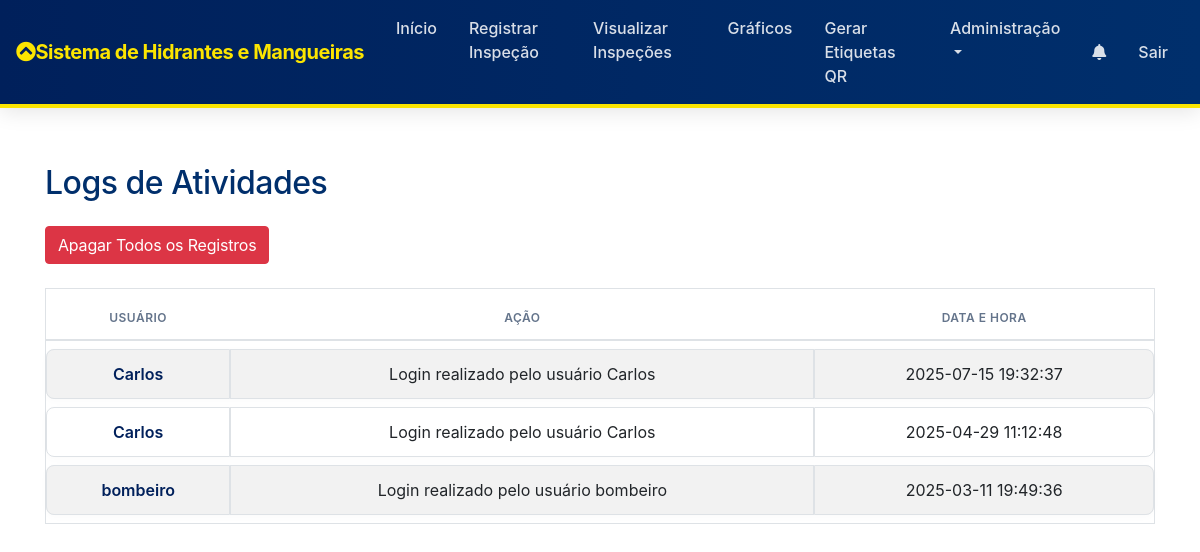
/logs.php (signed in), run on an earlier commit of the app's database.
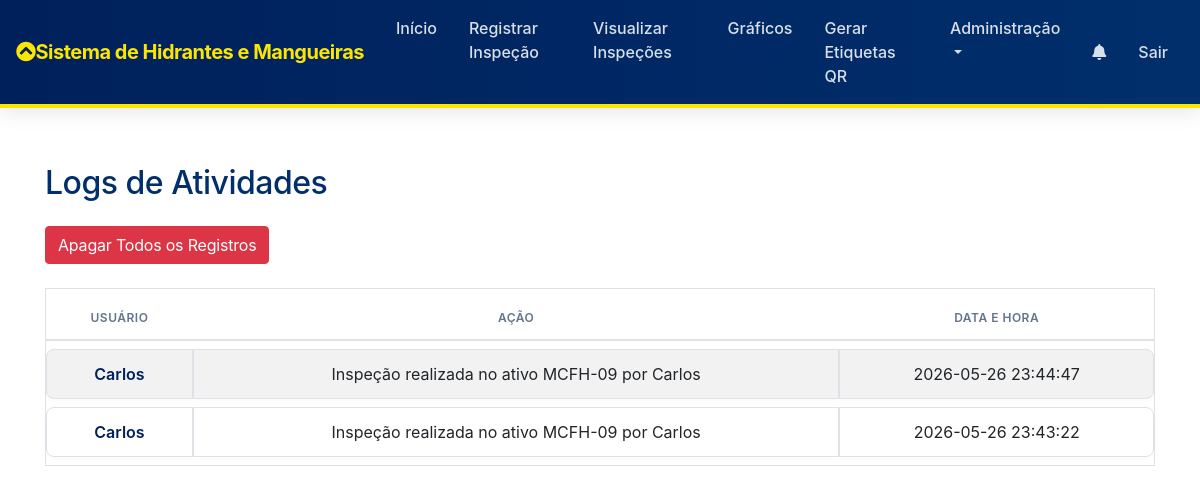
And on a later commit of the database.
### tables this page shows
CREATE TABLE `logs` (
  `id_log` int(11) NOT NULL,
  `usuario` varchar(100) NOT NULL,
  `acao` text NOT NULL,
  `data_hora` timestamp NULL DEFAULT CURRENT_TIMESTAMP
);

### logs.php (the view, shortened to what this page needs)
<?php
include 'config/db_conexao.php';
$query = "SELECT * FROM logs ORDER BY data_hora DESC";
$result = $conn->query($query);
?>
<!DOCTYPE html>
<html lang="pt-BR">
<head>
    <link rel="stylesheet" href="css/style.css">
    <link rel="stylesheet" href="https://maxcdn.bootstrapcdn.com/bootstrap/4.0.0/css/bootstrap.min.css">
</head>
<body>
    <?php include 'navbar.php'; ?>
    <div class="container">
        <h2 class="my-4">Logs de Atividades</h2>
        <form method="POST" action="logs.php" onsubmit="return confirm('Tem certeza de que deseja apagar todos os registros de log? Esta ação não pode ser desfeita.');">
            <button type="submit" name="apagar_todos" class="btn btn-danger mb-4">Apagar Todos os Registros</button>
        </form>
        <table class="table table-bordered table-striped">
            <thead>
                <tr>
                    <th>Usuário</th>
                    <th>Ação</th>
                    <th>Data e Hora</th>
                </tr>
            </thead>
            <tbody>
                <?php while ($row = $result->fetch_assoc()): ?>
                <tr>
                    <td><?php echo $row['usuario']; ?></td>
                    <td><?php echo $row['acao']; ?></td>
                    <td><?php echo $row['data_hora']; ?></td>
                </tr>
                <?php endwhile; ?>
            </tbody>
        </table>
    </div>
</body>
</html>

### navbar.php (shortened to what this page needs)
<link rel="stylesheet" href="https://cdnjs.cloudflare.com/ajax/libs/font-awesome/5.15.4/css/all.min.css">
<nav class="navbar navbar-expand-lg navbar-dark bg-primary">
    <a class="navbar-brand" href="index.php">Sistema de Hidrantes e Mangueiras</a>
    <div class="collapse navbar-collapse" id="navbarNav">
        <ul class="navbar-nav mr-auto">
            <li class="nav-item">
                <a class="nav-link" href="index.php">Início</a>
            </li>
            <li class="nav-item">
                <a class="nav-link" href="inspecao.php">Registrar Inspeção</a>
            </li>
            <li class="nav-item">
                <a class="nav-link" href="gerenciar_inspecoes.php">Visualizar Inspeções</a>
            </li>
            <li class="nav-item">
                <a class="nav-link" href="dashboard.php">Gráficos</a>
            </li>
            <li class="nav-item">
                <a class="nav-link" href="gerar_etiquetas.php">Gerar Etiquetas QR</a>
            </li>
            <li class="nav-item dropdown">
                <a class="nav-link dropdown-toggle" href="#" id="navbarDropdownAdmin" role="button" data-toggle="dropdown" aria-haspopup="true" aria-expanded="false">
                    Administração
                </a>
            </li>
        </ul>
        <ul class="navbar-nav ml-auto">
            <li class="nav-item dropdown">
                <a class="nav-link" href="#" id="navbarDropdownNotif" role="button" data-toggle="dropdown" aria-haspopup="true" aria-expanded="false" title="Notificações">
                    <i class="fas fa-bell"></i>
                </a>
            </li>
            <li class="nav-item">
                <a class="nav-link" href="sair.php">Sair</a>
            </li>
        </ul>
    </div>
</nav>

### css/style.css (style rules this page uses)
:root { --primary: #0056b3; --primary-hover: #003d80; --primary-light: rgba(0, 86, 179, 0.1); --dark-bg: #00205b; --navy-light: #002f6c; --navy-accent: #004b93; --accent: #fce500; --accent-hover: #e0cb00; --accent-light: rgba(252, 229, 0, 0.15); --light-bg: #f4f6f9; --white: #ffffff; --text-dark: #1e293b; --text-muted: #64748b; --success: #2a9d8f; --success-light: rgba(42, 157, 143, 0.1); --warning: #ffb703; --warning-light: rgba(255, 183, 3, 0.15); --danger: #e63946; --danger-light: rgba(230, 57, 70, 0.15); --border-radius-sm: 8px; --border-radius-md: 12px; --border-radius-lg: 20px; --shadow-soft: 0 8px 30px rgba(0, 0, 0, 0.04); --shadow-medium: 0 12px 40px rgba(11, 19, 43, 0.08); --transition-smooth: all 0.3s cubic-bezier(0.4, 0, 0.2, 1); }
body { font-family: 'Outfit', sans-serif; background-color: var(--light-bg); color: var(--text-dark); line-height: 1.6; font-size: 0.95rem; -webkit-font-smoothing: antialiased; }
.navbar { background: linear-gradient(90deg, var(--dark-bg), var(--navy-light)) !important; border-bottom: 4px solid var(--accent) !important; padding: 0.8rem 1.5rem; box-shadow: 0 4px 20px rgba(0, 0, 0, 0.1); }
.navbar-brand { font-weight: 700; font-size: 1.35rem; color: var(--accent) !important; letter-spacing: -0.5px; display: flex; align-items: center; gap: 10px; }
.navbar-brand::before { content: "\f139"; font-family: "Font Awesome 5 Free"; font-weight: 900; color: var(--accent); }
.nav-link { color: rgba(255, 255, 255, 0.85) !important; font-weight: 500; padding: 0.5rem 1rem !important; border-radius: var(--border-radius-sm); transition: var(--transition-smooth); }
.btn { border-radius: var(--border-radius-sm); font-weight: 600; padding: 0.6rem 1.5rem; transition: var(--transition-smooth); letter-spacing: -0.2px; }
.table { border-collapse: separate; border-spacing: 0 8px; background-color: transparent; }
.table thead th { border: none; color: var(--text-muted); font-weight: 600; text-transform: uppercase; font-size: 0.75rem; letter-spacing: 0.5px; padding: 12px 16px; }
.table tbody tr { background-color: var(--white); box-shadow: 0 2px 8px rgba(0, 0, 0, 0.02); border-radius: var(--border-radius-sm); transition: var(--transition-smooth); }
.table td { padding: 16px; border: none; vertical-align: middle; }
.table td:first-child { border-top-left-radius: var(--border-radius-sm); border-bottom-left-radius: var(--border-radius-sm); font-weight: 600; color: var(--dark-bg); }
.table td:last-child { border-top-right-radius: var(--border-radius-sm); border-bottom-right-radius: var(--border-radius-sm); }
.container, .container-fluid { padding-top: 2rem; padding-bottom: 2rem; }
h1, h2, h3, h4, h5, h6 { font-weight: 700; color: var(--dark-bg); letter-spacing: -0.5px; }

### logs.php (style rules this page uses)
h2 { color: #002f6c; }
table { width: 100%; }
th, td { text-align: center; }

What changed in the data, as far as the page shows it:
removed logs: usuario "Carlos", acao "Login realizado pelo usuário Carlos", data_hora "2025-07-15 19:32:37"
removed logs: usuario "Carlos", acao "Login realizado pelo usuário Carlos", data_hora "2025-04-29 11:12:48"
removed logs: usuario "bombeiro", acao "Login realizado pelo usuário bombeiro", data_hora "2025-03-11 19:49:36"
added logs: usuario "Carlos", acao "Inspeção realizada no ativo MCFH-09 por Carlos", data_hora "2026-05-26 23:44:47"
added logs: usuario "Carlos", acao "Inspeção realizada no ativo MCFH-09 por Carlos", data_hora "2026-05-26 23:43:22"
